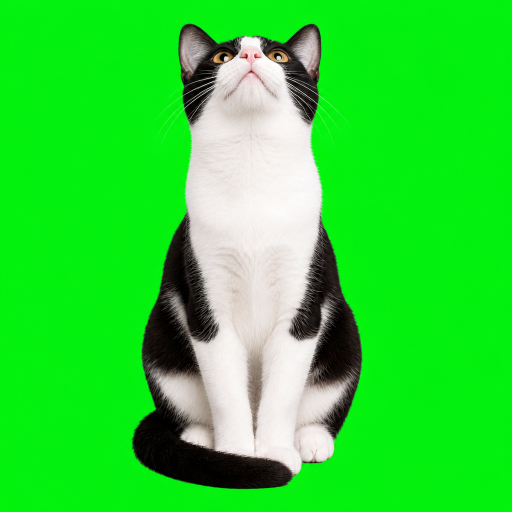
#> input picture assets/source/real-keys/k00-up.png, 1024 x 1024 px (shown at 1/2 size)
$ python extract_eight_heads.py
#> lines starting #> are read from the running program, lines starting #| are printed output that depends on the picture; after the words box and inside, x2 and y2 are one past the last pixel; in counts of white or black regions, pixels touching at a corner belong together
#> in load_pose, img is the input picture: shape (1024, 1024, 3); mean B, G, R 52.9, 216.5, 48.3
### scripts/process_assets.py
#!/usr/bin/env python3
"""Extract video frames, chroma-key to alpha, build contact sheet + spritesheet."""

from __future__ import annotations

import json
import subprocess
import sys
from pathlib import Path

import cv2
import imageio_ffmpeg
import numpy as np

ROOT = Path(__file__).resolve().parents[1]
SOURCE_VIDEO = ROOT / "assets/source/cat-head-turn-7s.mp4"
IDLE_SOURCE = ROOT / "assets/source/idle-source.png"
RAW_DIR = ROOT / "assets/extracted-frames"
TRANSPARENT_DIR = ROOT / "assets/transparent-frames"
CONTACT = ROOT / "assets/contactsheet.png"
SPRITESHEET = ROOT / "assets/spritesheet.png"
IDLE_OUT = ROOT / "assets/idle.png"
TRAY_OUT = ROOT / "assets/tray-icon.png"
ANCHORS = ROOT / "assets/angle-anchors.json"

FRAME_SIZE = 256
CONTACT_THUMB = 96
SHEET_COLS = 15
SHEET_ROWS = 14
EXPECTED_FRAMES = 210


def chroma_key_bgra(bgr: np.ndarray) -> np.ndarray:
    """Key #00FF00-ish screen to alpha. Keep white/gray fur (low saturation)."""
    hsv = cv2.cvtColor(bgr, cv2.COLOR_BGR2HSV)
#> hsv: shape (256, 256, 3); mean H, S, V 47.6, 191.9, 218.2
    h = hsv[:, :, 0].astype(np.float32)
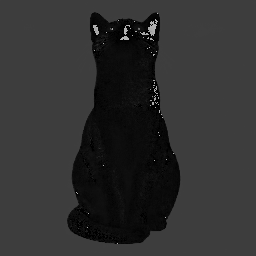
#> h: shape (256, 256) float32; min 0, max 179, mean 47.6
    s = hsv[:, :, 1].astype(np.float32)
    v = hsv[:, :, 2].astype(np.float32)

    hue_dist = np.abs(h - 60.0)
    hue_dist = np.minimum(hue_dist, 180.0 - hue_dist)
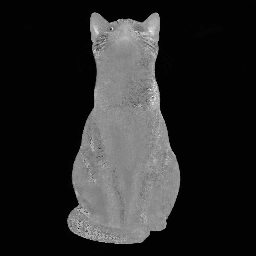
#> hue_dist: shape (256, 256) float32; min 0, max 90, mean 14.6; drawn with min black and max white

    # Screen score: green hue + high saturation + reasonably bright.
    hue_w = np.clip(1.0 - hue_dist / 28.0, 0.0, 1.0)
    sat_w = np.clip((s - 45.0) / 70.0, 0.0, 1.0)
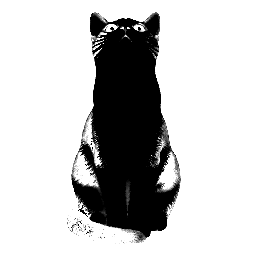
#> sat_w: shape (256, 256) float32; min 0, max 1, mean 0.768
    val_w = np.clip((v - 35.0) / 50.0, 0.0, 1.0)
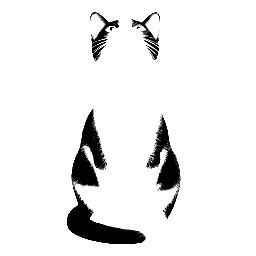
#> val_w: shape (256, 256) float32; min 0, max 1, mean 0.927
    screen = hue_w * sat_w * val_w

    alpha = 1.0 - np.clip((screen - 0.18) / 0.42, 0.0, 1.0)
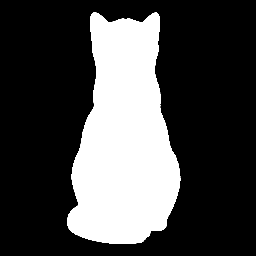
#> alpha: shape (256, 256) float32; min 0, max 1, mean 0.282

    img = bgr.astype(np.float32)
    b, g, r = img[:, :, 0], img[:, :, 1], img[:, :, 2]
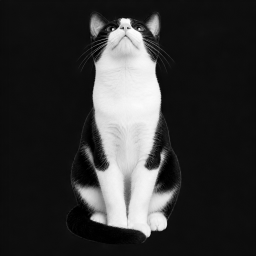
#> b: shape (256, 256) float32; min 0, max 254, mean 52.9
    # Despill: pull green toward red/blue average on remaining pixels.
    avg = (r + b) * 0.5
    g2 = np.minimum(g, avg + 10.0)
    spill = (g > avg + 6.0) & (alpha > 0.05)
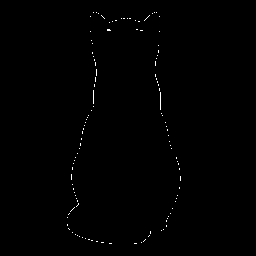
#> spill: shape (256, 256) bool; 0.38% white in thin lines or dots, all inside (x1, y1, x2, y2) = (67, 12, 181, 244)
    g = np.where(spill, g * 0.35 + g2 * 0.65, g)

    # Fully transparent pixels become pure black (clean composite).
    a8 = np.clip(alpha * 255.0, 0, 255).astype(np.uint8)
    out = np.dstack(
        [
            np.clip(b, 0, 255).astype(np.uint8),
            np.clip(g, 0, 255).astype(np.uint8),
            np.clip(r, 0, 255).astype(np.uint8),
            a8,
        ]
    )
#> out: shape (256, 256, 4); mean H, S, V 52.9, 216.4, 48.3, 71.9
    out[a8 < 8] = (0, 0, 0, 0)
#> out: shape (256, 256, 4); mean H, S, V 43.2, 44.1, 45.9, 71.9
    return out


# [30 lines left out: functions extract_raw_frames, process_frame, not called in this run]


def write_png(path: Path, bgra: np.ndarray) -> None:
    path.parent.mkdir(parents=True, exist_ok=True)
    cv2.imwrite(str(path), bgra)


# [131 lines left out: functions make_contact_sheet, make_spritesheet, process_idle, make_tray_icon, write_default_anchors, main, not called in this run]


# [2 lines that do not run on import are left out]

### scripts/extract_eight_heads.py
#!/usr/bin/env python3
"""32 full-body directional stills. Nearest pose only, no dissolve."""

from __future__ import annotations

import json
import sys
from pathlib import Path

import cv2

ROOT = Path(__file__).resolve().parents[1]
sys.path.insert(0, str(ROOT / "scripts"))
from process_assets import FRAME_SIZE, chroma_key_bgra, process_idle, write_png  # noqa: E402

GEN = Path("/Users/SEI/.cursor/projects/Users-SEI-Desktop-green-screen-cat/assets")
KEYS = ROOT / "assets/source/keys"
REAL = ROOT / "assets/source/real-keys"
OUT = ROOT / "assets/poses"
POSE_COUNT = 32

# Clockwise from up, 11.25° apart. Cardinals use the original 8 stills.
SOURCES = [
    REAL / "k00-up.png",
    GEN / "pose-011.png",
    KEYS / "k01-022.png",
    GEN / "pose-033.png",
    REAL / "k03-up-right.png",
    GEN / "pose-056.png",
    KEYS / "k03-067.png",
    GEN / "pose-078.png",
    REAL / "k06-right.png",
    GEN / "pose-101.png",
    KEYS / "k05-112.png",
    GEN / "pose-123.png",
    REAL / "k09-down-right.png",
    GEN / "pose-146.png",
    KEYS / "k07-157.png",
    GEN / "pose-168.png",
    REAL / "k12-down.png",
    GEN / "pose-191.png",
    KEYS / "k09-202.png",
    GEN / "pose-213.png",
    REAL / "k15-down-left.png",
    GEN / "pose-236.png",
    KEYS / "k11-247.png",
    GEN / "pose-258.png",
    REAL / "k18-left.png",
    GEN / "pose-281.png",
    KEYS / "k13-292.png",
    GEN / "pose-303.png",
    REAL / "k21-up-left.png",
    GEN / "pose-326.png",
    KEYS / "k15-337.png",
    GEN / "pose-348.png",
]


def load_pose(path: Path):
    img = cv2.imread(str(path), cv2.IMREAD_COLOR)
    if img is None:
#> (the run stopped early here; a loop or call above may not have finished)
